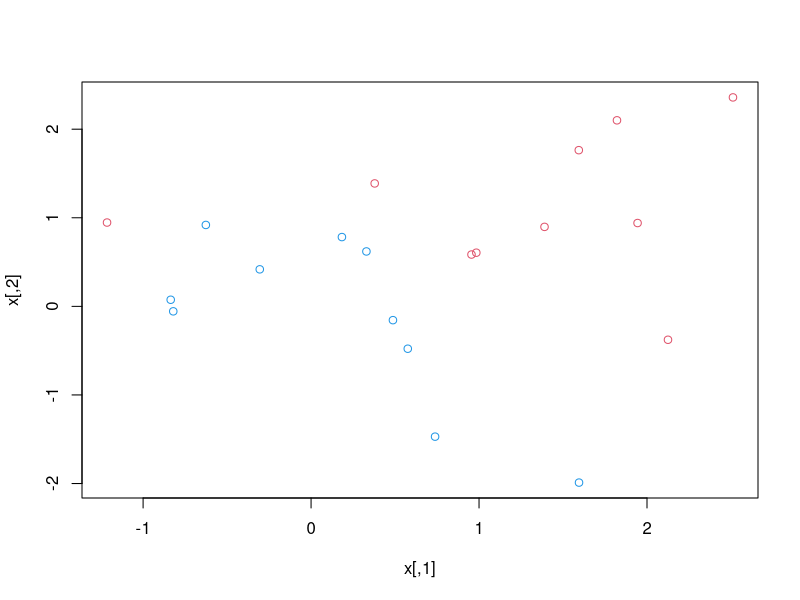
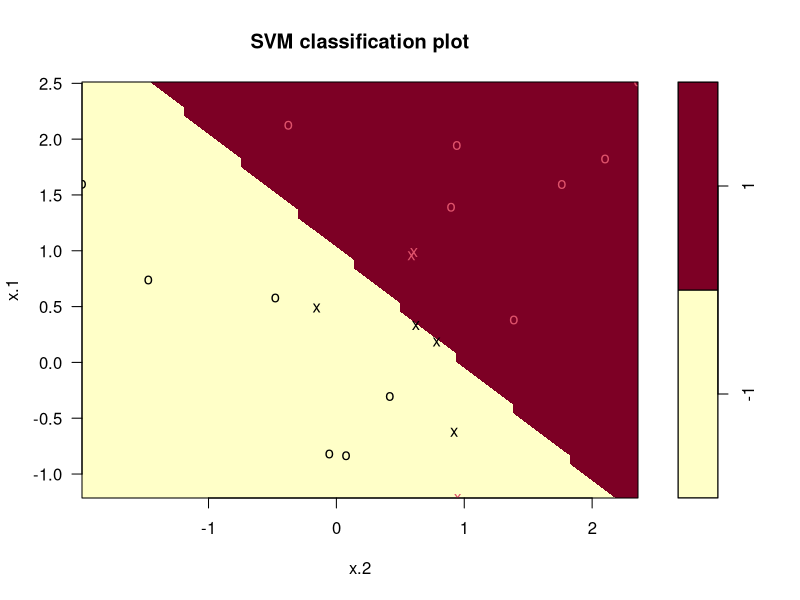
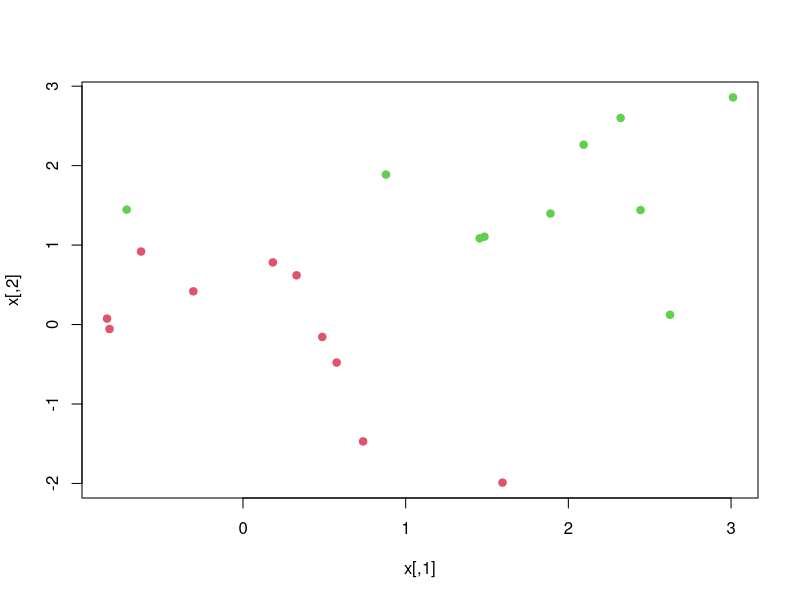
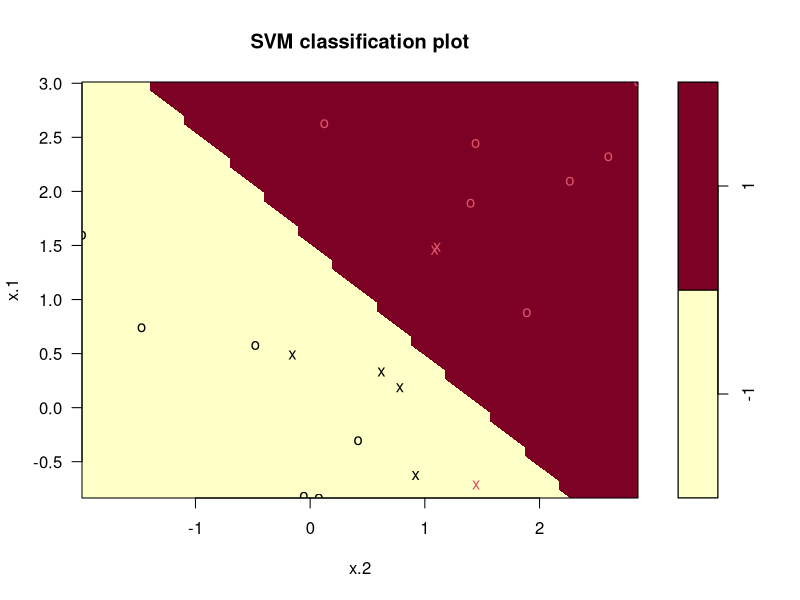

Reproduce these figures in R, in order.
set.seed (1)
x = matrix (rnorm (20*2) , ncol =2)
y = c(rep (-1,10) , rep (1 ,10) )
x[y==1 ,]= x[y==1,] + 1
plot(x, col =(3-y))
dat=data.frame(x=x, y=as.factor (y))

library (e1071)
svmfit = svm(y~., data=dat , kernel = "linear", cost = 10, scale = FALSE)

plot(svmfit , dat)

set.seed (1)
tune.out=tune(svm ,y~.,data=dat ,kernel ="linear", ranges =list(cost=c(0.001 , 0.01, 0.1, 1,5,10,100) ))
summary(tune.out)

bestmod = tune.out$best.model
summary(bestmod )

xtest = matrix(rnorm(20*2) , ncol =2)
ytest = sample(c(-1,1) , 20, rep=TRUE)
xtest[ytest ==1,] = xtest[ytest ==1,] + 1
testdat =data.frame (x=xtest , y=as.factor (ytest))
ypred=predict (bestmod ,testdat )
table(predict =ypred , truth= testdat$y )

svmfit =svm(y~., data=dat, kernel ="linear", cost =.01, scale =FALSE)
ypred=predict (svmfit ,testdat)
table(predict =ypred , truth= testdat$y)

# make classes linearly separable
x[y==1 ,]= x[y==1 ,]+0.5
plot(x, col =(y+5) /2, pch =19)
dat=data.frame(x=x,y=as.factor (y))
svmfit =svm(y~., data=dat , kernel ="linear", cost =1e5)
summary (svmfit)

svmfit =svm(y~., data=dat , kernel ="linear", cost=1)
summary (svmfit)
plot(svmfit, dat)